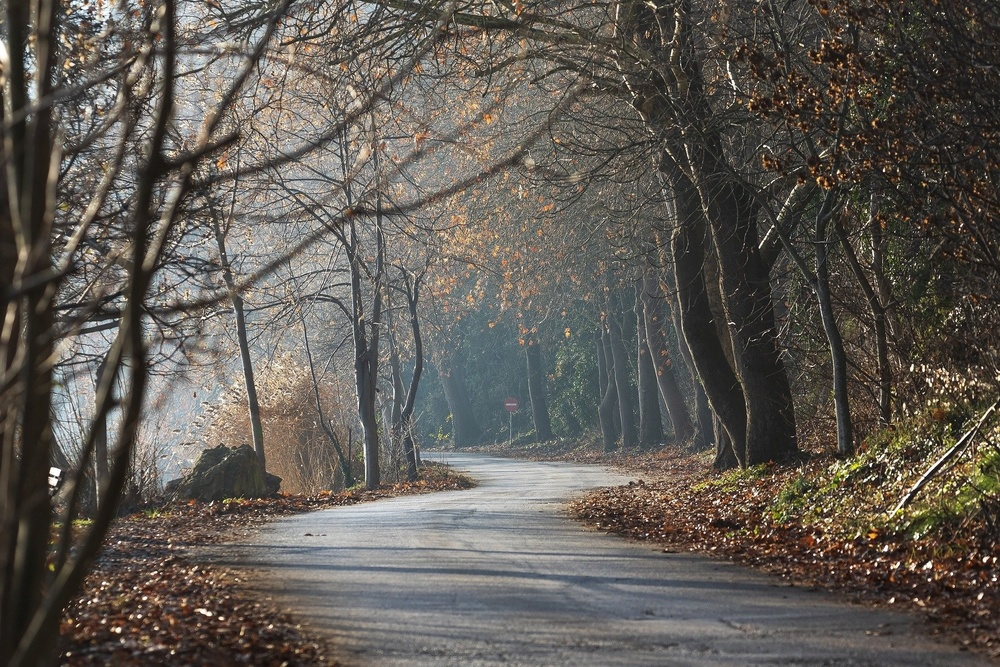
%> input picture p1.jpg, 1000 x 667 px, shrunk from 1920 x 1280 before the run
$ octave exp1.m   (GNU Octave 9; MATLAB toolbox functions it lacks are replaced by stand-ins)
%> lines starting %> are read from the running program, lines starting %| are printed output that depends on the picture
%Image Compliment Flip Rotate
pkg load image;
clc;
close all;
clear all;
A = imread ("p1.jpg");
%> A is the input picture: size 667x1000x3 uint8; mean R, G, B 96.4, 91.3, 84.7
subplot(2,2,1);
B = imshow (A);
title('original img');

C = imcomplement(A);
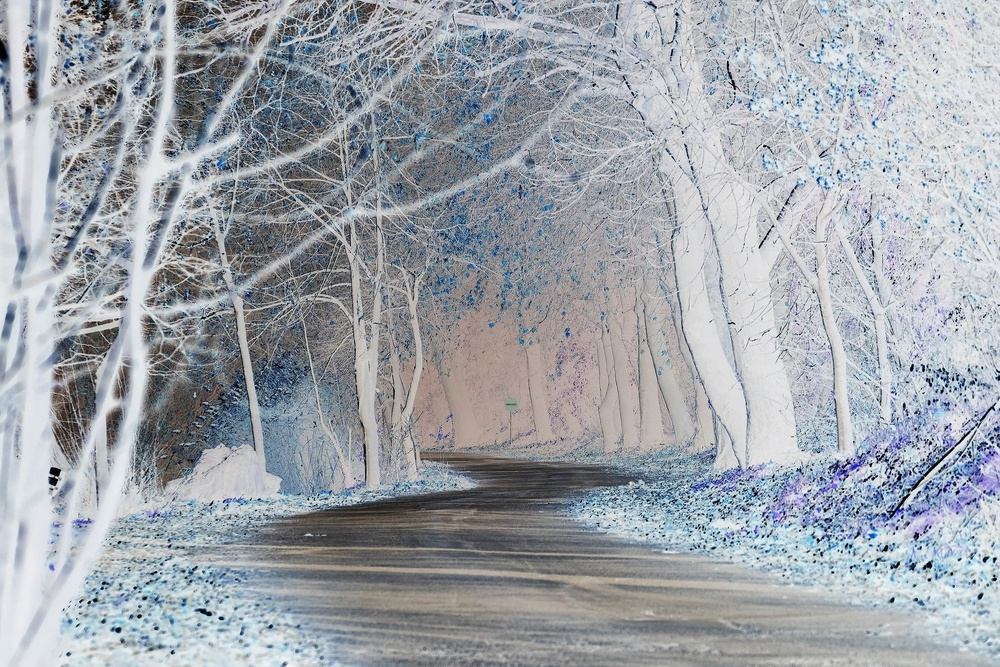
%> C: size 667x1000x3 uint8; mean R, G, B 158.6, 163.7, 170.3
subplot(2,2,2);
D = imshow(C);
title('complement');

E = imrotate(C , 80);
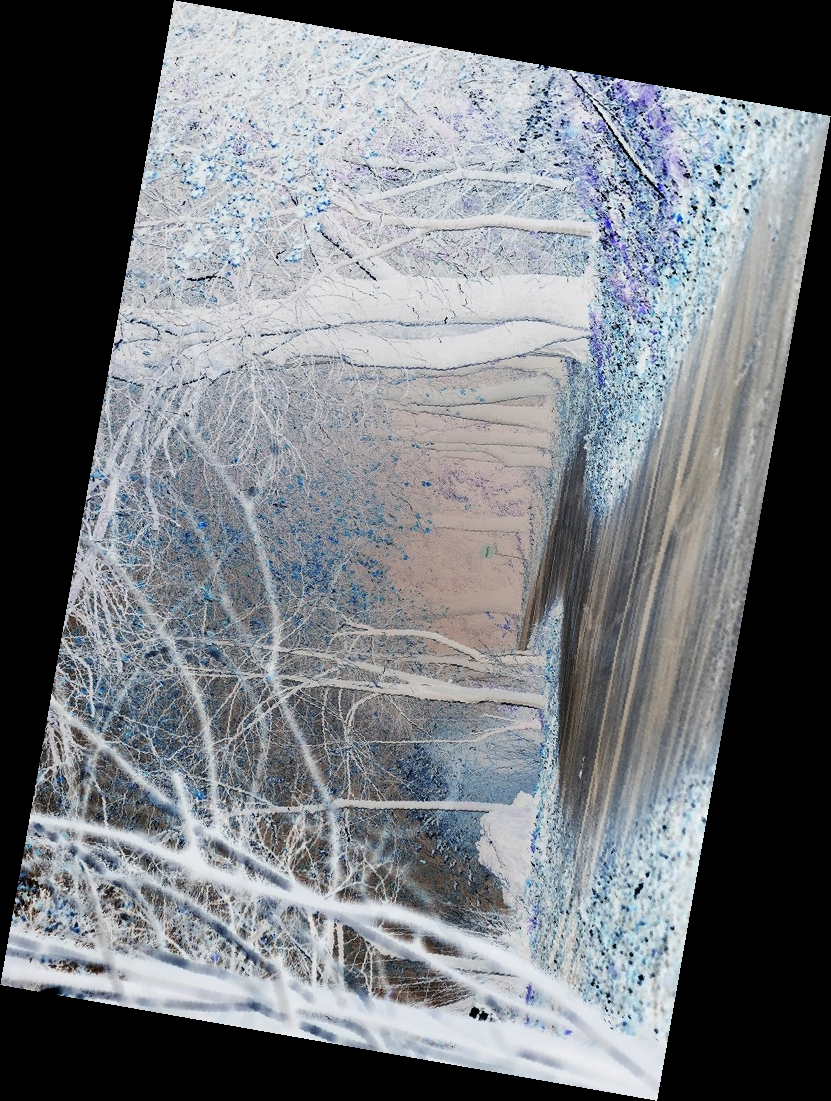
%> E: size 1101x831x3 uint8; mean R, G, B 115.7, 119.4, 124.2
subplot(2,2,3);
P = imshow(E);
title('rotated');

F = flipdim(A , 2);
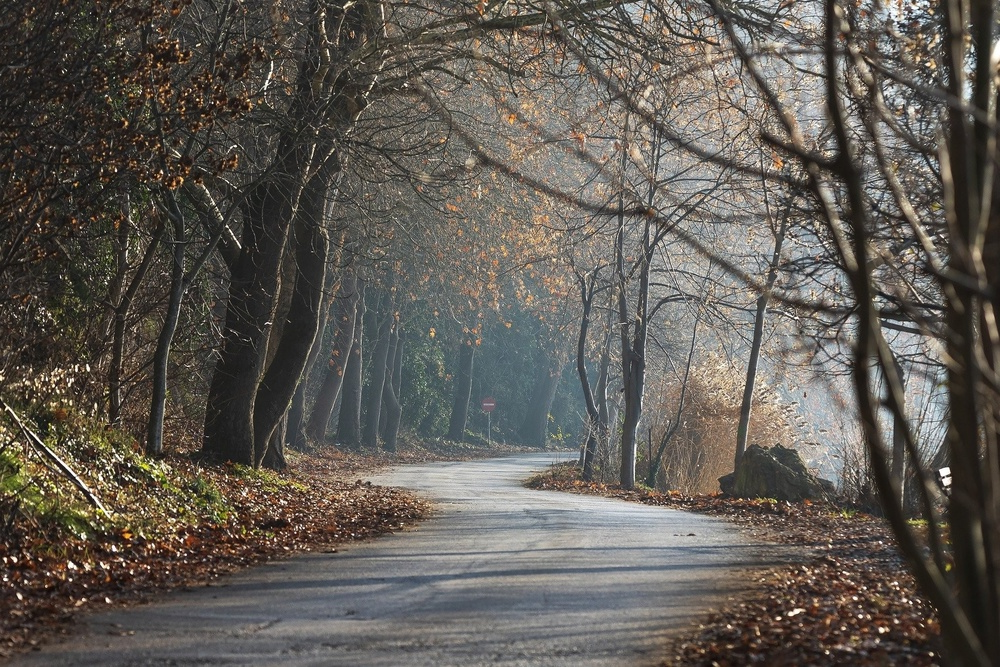
%> F: size 667x1000x3 uint8; mean R, G, B 96.4, 91.3, 84.7; mean of the top-left, top-right, bottom-left and bottom-right quarters 66.1, 109.8, 85.9, 101.3
subplot(2,2,4);
G = imshow(F);
title('flipped');
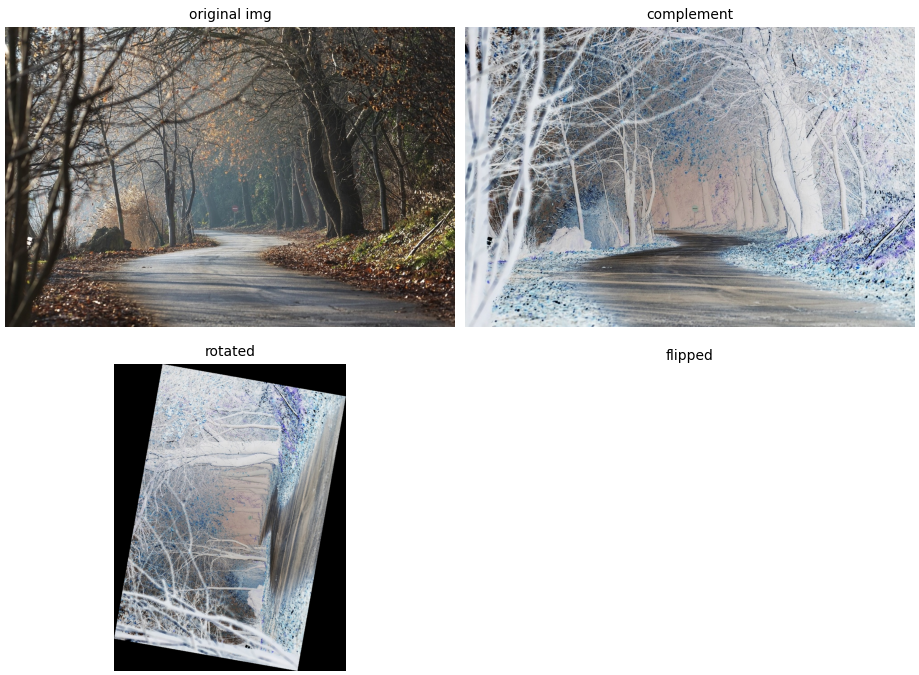
%> figure redrawn from the program's plot data, 4 panels

$ run again, with p2.jpg copied over p1.jpg
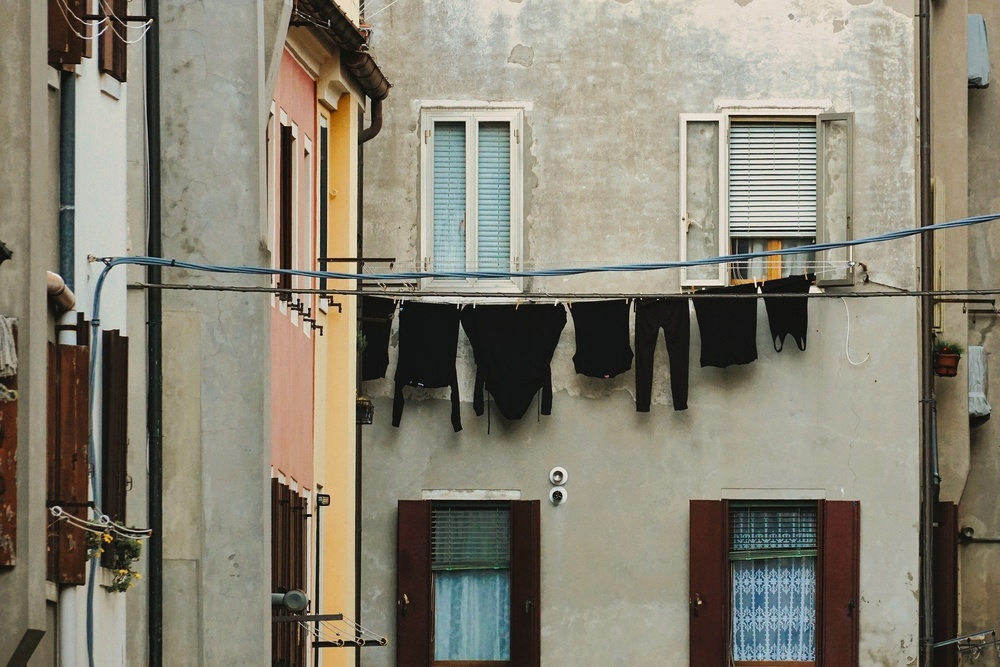
%> input picture p2.jpg, 1000 x 667 px, shrunk from 1920 x 1280 before the run
%> A is the input picture: size 667x1000x3 uint8; mean R, G, B 134.6, 130, 115.3
%> `F = flipdim(A , 2);`:
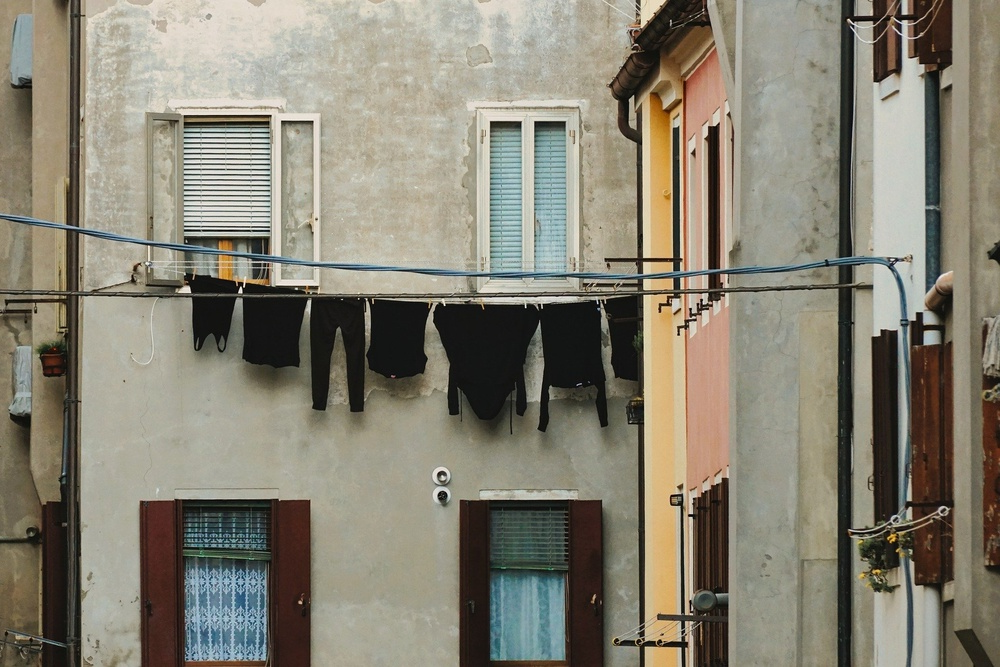
%> F: size 667x1000x3 uint8; mean R, G, B 134.6, 130, 115.3; mean of the top-left, top-right, bottom-left and bottom-right quarters 153.7, 135.1, 112.1, 105.7
%> `title('flipped');`:
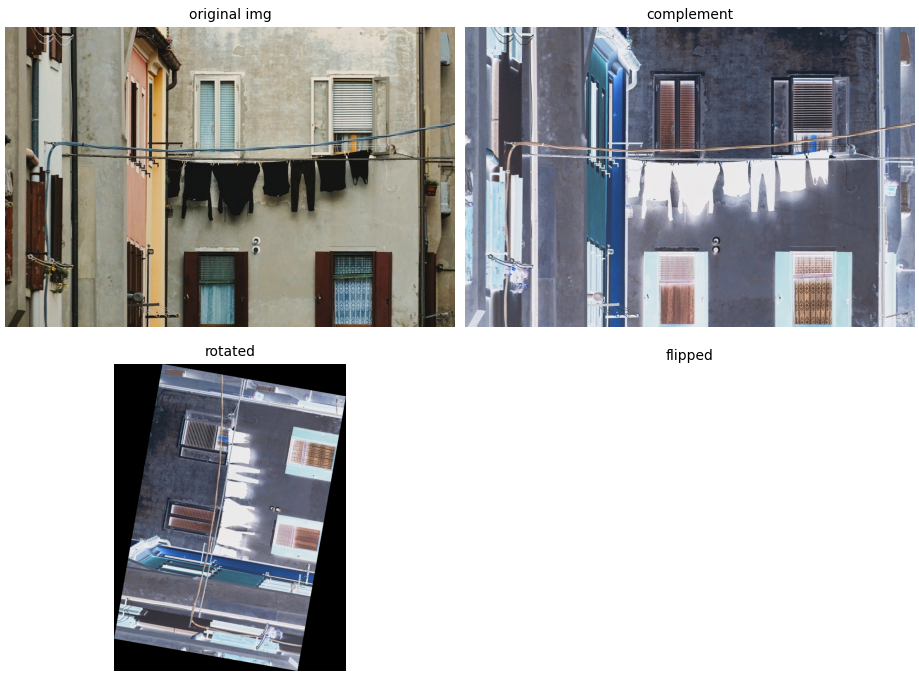
%> figure redrawn from the program's plot data, 4 panels
